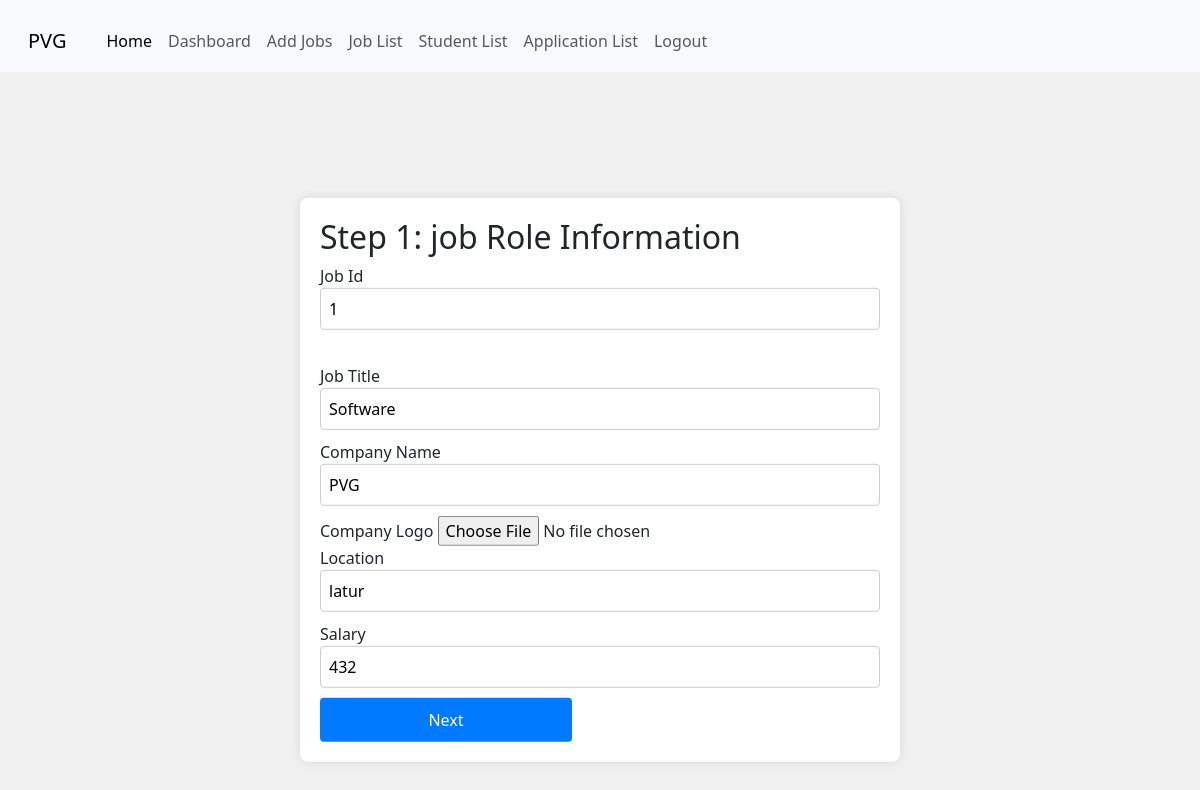
The app's page /pvg/update_job/1 with its own data.
### pvg/models.py (models this page shows, shortened)
class JobDetail(models.Model):
    job_id = models.IntegerField(primary_key=True)
    job_title = models.CharField(max_length=100)
    company_logo = models.ImageField(upload_to='company_logos/')
    company_name = models.CharField(max_length=100)
    salary = models.IntegerField( default=None, null=True, blank=True)
    BRANCH_CHOICES = [
        ('ME', 'Mechanical Engineering'),
        ('IT', 'Information Technology'),
        ('CS', 'Computer Science'),
        ('EE', 'Electrical Engineering'),
        ('ENTC', 'ENTC'),
        ('Printing', 'Printing'),
        ('AIDS', 'AIDS')
    ]
    required_branchs = models.CharField(max_length=20, choices=BRANCH_CHOICES, default='')
    location = models.CharField(max_length=50, default='')
    system_time = models.DateTimeField()
    required_CGPA = models.IntegerField( default=None, null=True, blank=True)
    required_marks = models.IntegerField(default=None, null=True, blank=True)
    date_exam = models.DateTimeField(default=timezone.now)
    date_last = models.DateTimeField(default=timezone.now)
    venue = models.CharField(max_length=20, default='')

### pvg/views.py (the view)
# urls.py: path("update_job/<int:job_id>",views.update_job,name="update_job"),
def update_job(request, job_id):
    data = JobDetail.objects.get(pk=job_id)
    return render(request, "update_job.html", {'data': data})

### pvg/templates/update_job.html (shortened to what this page needs)
{%extends 'base_admin.html'%}
  {% block head %}
  {%load static %}
  <link rel="stylesheet" href="{% static 'css/signup.css' %}">
{% endblock %}
{% block body %}
<form  id="signup-form"  action="{% url 'do_update_job' data.job_id %}" method="post" enctype="multipart/form-data">
  <div class="step" id="step1">
    <h2>Step 1: job Role Information</h2>
    <label for="job_id" >Job Id</label>
    <input type="text" id="job_id" name="job_id" value={{data.job_id}} required>
    <br><br>
    <label for="job_title" >Job Title</label>
    <input type="text" id="job_title" name="job_title"  placeholder="Enter Job Title" value={{data.job_title}} required><br>
    <label for="company_name">Company Name</label>
    <input type="text" id="company_name" name="company_name" placeholder="Enter Company Name" value={{data.company_name}} required><br>
    <label for="company_logo">Company Logo</label>
    <input type="file" id="company_logo" name="company_logo"  required><br>
    <label for="location">Location</label>
    <input type="text" id="location" name="location" placeholder="Enter Job Location" value={{data.location}} required><br>
    <label for="salary" >Salary</label>
    <input type="number" id="salary" name="salary" placeholder="Enter Salary" value={{data.salary}} required><br>
    <button type="button" onclick="nextStep(1)">Next</button>
  </div>
</form>
{%endblock%}

### pvg/static/css/signup.css (style rules this page uses)
body { margin: 0; padding: 0; height: 100vh; background-color: #f0f0f0; }
form { position: absolute; top: 50%; left: 50%; transform: translate(-50%, -50%); z-index: 9999; margin-top: 80px; background-color: #ffffff; padding: 20px; border-radius: 8px; box-shadow: 0px 0px 10px rgba(0, 0, 0, 0.1); max-width: 400px; width: 90%; }
.step { display: none; }
input[type="text"], input[type="email"], input[type="date"], input[type="password"], input[type="number"], input[type="datetime-local"], select { width: 100%; padding: 8px; margin-bottom: 10px; border: 1px solid #ccc; border-radius: 4px; box-sizing: border-box; }
button { width: 45%; padding: 10px 20px; background-color: #007bff; color: #fff; border: none; border-radius: 4px; cursor: pointer; }
@media only screen and (min-width: 600px) { form { max-width: 600px; } }
@media only screen and (min-width: 768px) { form { max-width: 600px; } }
@media only screen and (min-width: 992px) { form { max-width: 600px; } }

### records on screen
JobDetail: job_id "1", job_title "Software", company_name "PVG", location "latur", salary "432"
